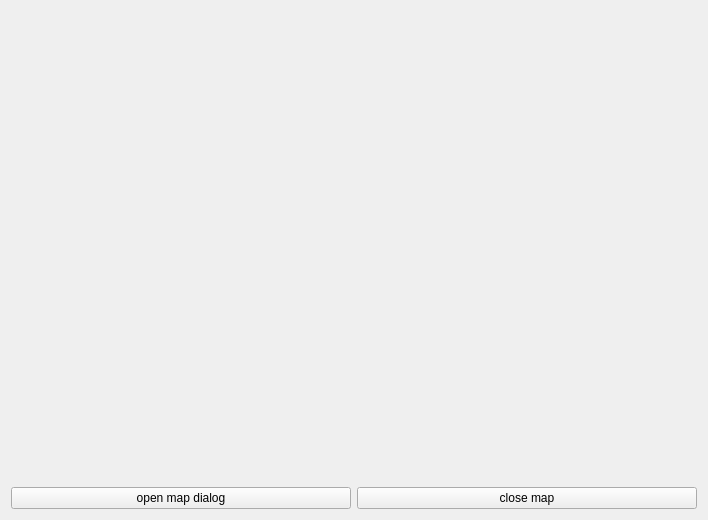
<?xml version="1.0" encoding="UTF-8"?>
<ui version="4.0">
 <class>MapDialogWindow</class>
 <widget class="QWidget" name="MapDialogWindow">
  <property name="geometry">
   <rect>
    <x>0</x>
    <y>0</y>
    <width>708</width>
    <height>520</height>
   </rect>
  </property>
  <property name="windowTitle">
   <string>Demo map dialog</string>
  </property>
  <layout class="QHBoxLayout" name="horizontalLayout">
   <item>
    <layout class="QVBoxLayout" name="verticalLayout_2">
     <item>
      <layout class="QHBoxLayout" name="horizontalLayout_2">
       <item>
        <widget class="PwGisWidget" name="pwgiswidget" native="true">
         <property name="sizePolicy">
          <sizepolicy hsizetype="Expanding" vsizetype="Expanding">
           <horstretch>0</horstretch>
           <verstretch>0</verstretch>
          </sizepolicy>
         </property>
        </widget>
       </item>
      </layout>
     </item>
     <item>
      <layout class="QHBoxLayout" name="horizontalLayout_3">
       <item>
        <widget class="QPushButton" name="btnOpenMapDialog">
         <property name="text">
          <string>open map dialog</string>
         </property>
        </widget>
       </item>
       <item>
        <widget class="QPushButton" name="btnCloseMap">
         <property name="text">
          <string>close map</string>
         </property>
        </widget>
       </item>
      </layout>
     </item>
    </layout>
   </item>
  </layout>
 </widget>
 <customwidgets>
  <customwidget>
   <class>PwGisWidget</class>
   <extends>QWidget</extends>
   <header location="global">PwGis/pwgiswidget.h</header>
   <container>1</container>
  </customwidget>
 </customwidgets>
 <resources/>
 <connections/>
</ui>
